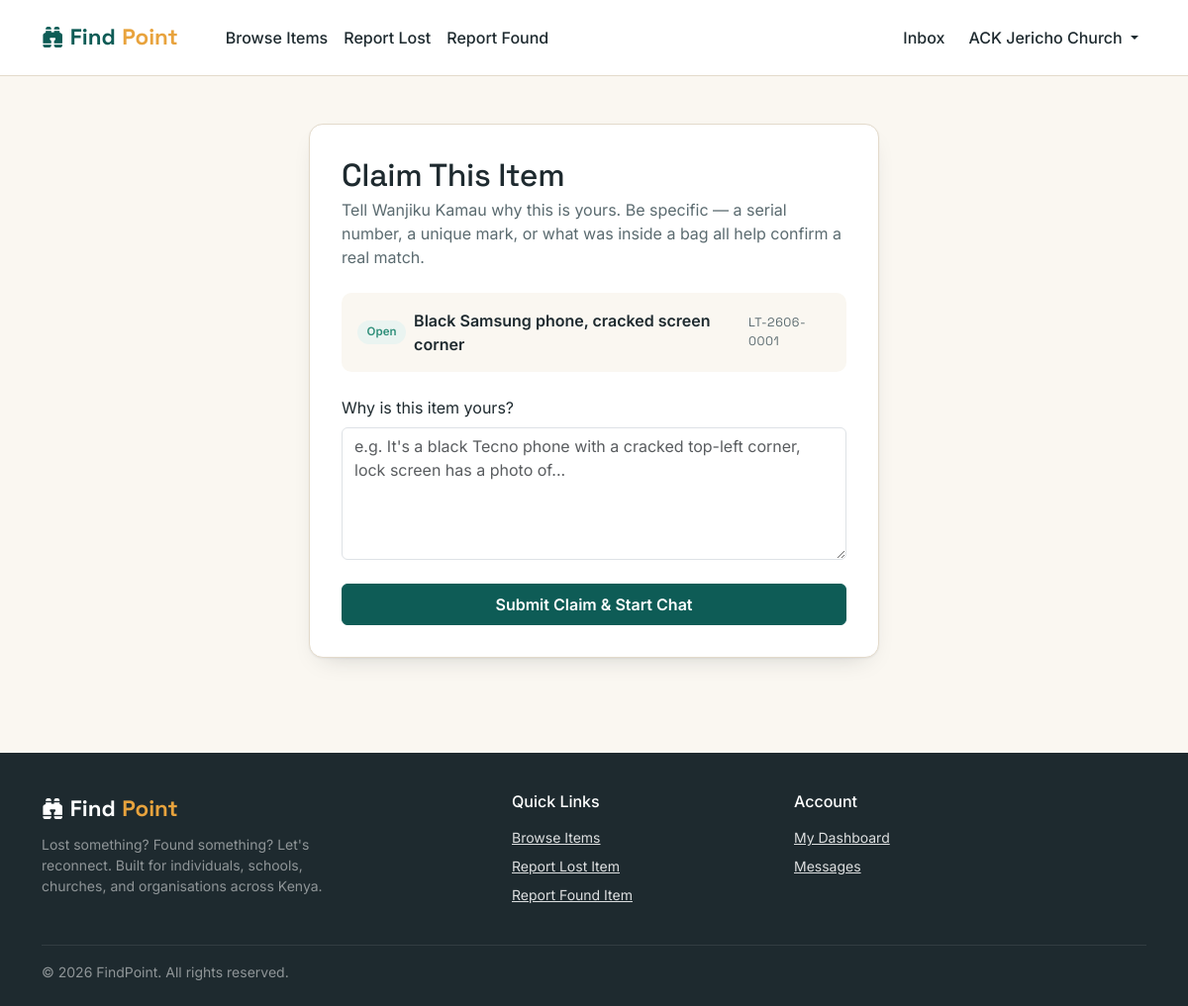
/claim.php?item_id=1 (signed in), run on the app's committed database.
### tables this page shows
CREATE TABLE items (
    id            INT AUTO_INCREMENT PRIMARY KEY,
    user_id       INT NOT NULL,                        
    category_id   INT DEFAULT NULL,
    item_type     ENUM('lost', 'found') NOT NULL,
    title         VARCHAR(150) NOT NULL,
    description   TEXT NOT NULL,
    location      VARCHAR(150) NOT NULL,                
    item_date     DATE NOT NULL,                         
    photo         VARCHAR(255) DEFAULT NULL,             
    status        ENUM('open', 'claimed', 'resolved') NOT NULL DEFAULT 'open',
    created_at    TIMESTAMP NOT NULL DEFAULT CURRENT_TIMESTAMP,
    updated_at    TIMESTAMP NOT NULL DEFAULT CURRENT_TIMESTAMP ON UPDATE CURRENT_TIMESTAMP,
    FOREIGN KEY (user_id) REFERENCES users(id) ON DELETE CASCADE,
    FOREIGN KEY (category_id) REFERENCES categories(id) ON DELETE SET NULL,
    INDEX idx_type_status (item_type, status),
    INDEX idx_category (category_id)
);

CREATE TABLE users (
    id                INT AUTO_INCREMENT PRIMARY KEY,
    account_type      ENUM('individual', 'institution') NOT NULL DEFAULT 'individual',
    full_name         VARCHAR(150) NOT NULL,         
    institution_type  VARCHAR(100) DEFAULT NULL,     
    email             VARCHAR(150) NOT NULL UNIQUE,
    phone             VARCHAR(20)  DEFAULT NULL,
    password          VARCHAR(255) NOT NULL,         
    location          VARCHAR(150) DEFAULT NULL,
    wallet_balance    DECIMAL(10,2) NOT NULL DEFAULT 0.00,
    photo             VARCHAR(255) DEFAULT NULL,     
    created_at        TIMESTAMP NOT NULL DEFAULT CURRENT_TIMESTAMP
);

### includes/functions.php (called while the page is built, shortened)
<?php
function h($string)
{
    return htmlspecialchars($string ?? '', ENT_QUOTES, 'UTF-8');
}
function item_ref_code($item)
{
    $prefix = ($item['item_type'] === 'lost') ? 'LT' : 'FD';
    return $prefix . '-' . date('ym', strtotime($item['created_at'])) . '-' . str_pad($item['id'], 4, '0', STR_PAD_LEFT);
}

### claim.php (the view, shortened to what this page needs)
<?php
require 'config/db.php';
require 'includes/functions.php';
$item_id = (int) ($_GET['item_id'] ?? 0);
$sql = "SELECT i.*, u.full_name AS poster_name, u.account_type AS poster_account_type
        FROM items i
        INNER JOIN users u ON i.user_id = u.id
        WHERE i.id = ?";
$stmt = mysqli_prepare($conn, $sql);
mysqli_stmt_bind_param($stmt, "i", $item_id);
mysqli_stmt_execute($stmt);
$item = mysqli_fetch_assoc(mysqli_stmt_get_result($stmt));
$existing_sql = "SELECT id FROM claims WHERE item_id = ? AND claimant_id = ?";
$existing_stmt = mysqli_prepare($conn, $existing_sql);
mysqli_stmt_bind_param($existing_stmt, "ii", $item_id, $_SESSION['user_id']);
mysqli_stmt_execute($existing_stmt);
$already_claimed = mysqli_fetch_assoc(mysqli_stmt_get_result($existing_stmt)) !== null;
$payment_record = null;
if (!$is_owner && !$already_claimed) {
    $payment_sql = "SELECT * FROM item_claims WHERE item_id = ? AND loser_id = ? AND finder_id = ?";
    $payment_stmt = mysqli_prepare($conn, $payment_sql);
    mysqli_stmt_bind_param($payment_stmt, "iii", $item_id, $_SESSION['user_id'], $item['user_id']);
    mysqli_stmt_execute($payment_stmt);
    $payment_record = mysqli_fetch_assoc(mysqli_stmt_get_result($payment_stmt));
    if (!$payment_record && $item['status'] === 'open') {
        $payment_stmt = mysqli_prepare($conn, $payment_sql);
        mysqli_stmt_bind_param($payment_stmt, "iii", $item_id, $_SESSION['user_id'], $item['user_id']);
        mysqli_stmt_execute($payment_stmt);
        $payment_record = mysqli_fetch_assoc(mysqli_stmt_get_result($payment_stmt));
    }
}
require 'includes/header.php';
?>
<section class="py-5">
    <div class="container" style="max-width: 600px;">
        <div class="form-card">
            <h2 class="mb-1">Claim This Item</h2>
            <p class="text-soft mb-4">
                Tell <?php echo h($item['poster_name']); ?> why this is yours. Be specific —
                a serial number, a unique mark, or what was inside a bag all help confirm a real match.
            </p>
            <div class="d-flex align-items-center gap-2 mb-4 p-3" style="background: var(--color-bg); border-radius: 10px;">
                <span class="status-pill status-<?php echo $item['status']; ?>"><?php echo h($item['status']); ?></span>
                <span class="fw-semibold"><?php echo h($item['title']); ?></span>
                <span class="ref-code ms-auto"><?php echo item_ref_code($item); ?></span>
            </div>
            <?php if ($payment_record && $payment_record['payment_status'] === 'unpaid'): ?>
                <div class="alert alert-warning">
                    A small KES 20 fee is required before you can submit your claim and access the chat.
                    Please complete the payment below, then return to this page to continue.
                </div>
                <form action="trigger_pay.php" method="POST">
                    <input type="hidden" name="claim_track_id" value="<?php echo $payment_record['id']; ?>">
                    <?php echo csrf_input_field(); ?>
                    <div class="mb-4">
                        <label for="phone" class="form-label">M-Pesa Phone Number</label>
                        <input type="text" name="phone" id="phone" class="form-control" placeholder="e.g. 0712345678" required>
                    </div>
                    <button type="submit" class="btn btn-brand w-100 py-2">Pay KES 20 to Claim</button>
                </form>
            <?php else: ?>
                <form method="POST" action="claim.php?item_id=<?php echo (int) $item_id; ?>">
                    <div class="mb-4">
                        <label for="proof_message" class="form-label">Why is this item yours?</label>
                        <textarea name="proof_message" id="proof_message" class="form-control" rows="5" placeholder="e.g. It's a black Tecno phone with a cracked top-left corner, lock screen has a photo of..." required><?php echo h($proof_message); ?></textarea>
                    </div>
                    <button type="submit" name="submit_claim" class="btn btn-brand w-100 py-2">Submit Claim &amp; Start Chat</button>
                </form>
            <?php endif; ?>
        </div>
    </div>
</section>
<?php require 'includes/footer.php'; ?>

### assets/css/style.css (style rules this page uses)
:root { --color-bg: #FAF7F1; --color-surface: #FFFFFF; --color-ink: #1E2A2F; --color-ink-soft: #5B6B70; --color-primary: #0E5C56; --color-primary-dark: #0A4640; --color-accent: #E8A33D; --color-accent-dark: #C7872A; --color-lost: #C1502E; --color-found: #2F8F7A; --color-border: #E3DACB; --notch-bg: var(--color-bg); --font-display: 'Space Grotesk', 'Segoe UI', sans-serif; --font-body: 'Inter', 'Segoe UI', sans-serif; --radius-card: 14px; --shadow-card: 0 1px 2px rgba(30, 42, 47, 0.06), 0 10px 24px -14px rgba(30, 42, 47, 0.25); }
body { background-color: var(--color-bg); color: var(--color-ink); font-family: var(--font-body); }
h1, h2, h3, h4, h5, .display-font { font-family: var(--font-display); color: var(--color-ink); letter-spacing: -0.01em; }
.text-soft { color: var(--color-ink-soft); }
.ref-code { font-family: var(--font-display); font-size: 0.78rem; letter-spacing: 0.04em; color: var(--color-ink-soft); text-transform: uppercase; }
.btn-brand { background-color: var(--color-primary); border-color: var(--color-primary); color: #fff; font-weight: 600; }
.status-pill { font-size: 0.72rem; font-weight: 600; padding: 0.2rem 0.6rem; border-radius: 999px; text-transform: capitalize; }
.status-pill.status-open { background: #EAF4F1; color: var(--color-found); }
.form-card { background: var(--color-surface); border: 1px solid var(--color-border); border-radius: var(--radius-card); box-shadow: var(--shadow-card); padding: 2rem; }

### data on the page
items: user.full_name "Wanjiku Kamau", status "Open", title "Black Samsung phone, cracked screen corner", item_ref_code($item) "LT-2606-0001"

### other printed values
$_SESSION['full_name'] "ACK Jericho Church"
SITE_TAGLINE "Lost something? Found something? Let's reconnect."
SITE_NAME "FindPoint"
